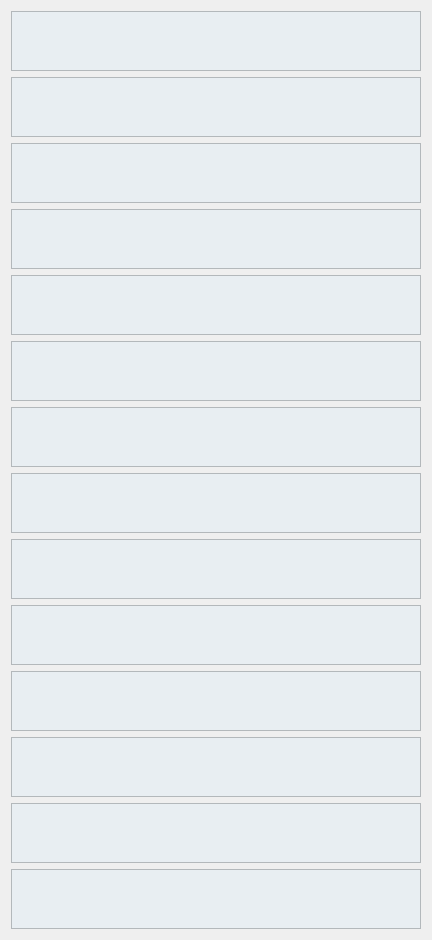
                         <widget class="QWidget" name="scrollAreaWidgetContents_7">
                          <property name="geometry">
                           <rect>
                            <x>0</x>
                            <y>0</y>
                            <width>428</width>
                            <height>936</height>
                           </rect>
                          </property>
                          <layout class="QVBoxLayout" name="verticalLayout_8">
                           <item>
                            <widget class="QGraphicsView" name="OffTraceView_1">
                             <property name="minimumSize">
                              <size>
                               <width>410</width>
                               <height>60</height>
                              </size>
                             </property>
                             <property name="maximumSize">
                              <size>
                               <width>16777215</width>
                               <height>60</height>
                              </size>
                             </property>
                             <property name="font">
                              <font>
                               <family>Arial</family>
                              </font>
                             </property>
                             <property name="styleSheet">
                              <string notr="true">background-color: rgb(232, 238, 242);</string>
                             </property>
                            </widget>
                           </item>
                           <item>
                            <widget class="QGraphicsView" name="OffTraceView_2">
                             <property name="minimumSize">
                              <size>
                               <width>410</width>
                               <height>60</height>
                              </size>
                             </property>
                             <property name="maximumSize">
                              <size>
                               <width>16777215</width>
                               <height>60</height>
                              </size>
                             </property>
                             <property name="font">
                              <font>
                               <family>Arial</family>
                              </font>
                             </property>
                             <property name="styleSheet">
                              <string notr="true">background-color: rgb(232, 238, 242);</string>
                             </property>
                            </widget>
                           </item>
                           <item>
                            <widget class="QGraphicsView" name="OffTraceView_3">
                             <property name="minimumSize">
                              <size>
                               <width>410</width>
                               <height>60</height>
                              </size>
                             </property>
                             <property name="maximumSize">
                              <size>
                               <width>16777215</width>
                               <height>60</height>
                              </size>
                             </property>
                             <property name="font">
                              <font>
                               <family>Arial</family>
                              </font>
                             </property>
                             <property name="styleSheet">
                              <string notr="true">background-color: rgb(232, 238, 242);</string>
                             </property>
                            </widget>
                           </item>
                           <item>
                            <widget class="QGraphicsView" name="OffTraceView_5">
                             <property name="minimumSize">
                              <size>
                               <width>410</width>
                               <height>60</height>
                              </size>
                             </property>
                             <property name="maximumSize">
                              <size>
                               <width>16777215</width>
                               <height>60</height>
                              </size>
                             </property>
                             <property name="font">
                              <font>
                               <family>Arial</family>
                              </font>
                             </property>
                             <property name="styleSheet">
                              <string notr="true">background-color: rgb(232, 238, 242);</string>
                             </property>
                            </widget>
                           </item>
                           <item>
                            <widget class="QGraphicsView" name="OffTraceView_4">
                             <property name="minimumSize">
                              <size>
                               <width>410</width>
                               <height>60</height>
                              </size>
                             </property>
                             <property name="maximumSize">
                              <size>
                               <width>16777215</width>
                               <height>60</height>
                              </size>
                             </property>
                             <property name="font">
                              <font>
                               <family>Arial</family>
                              </font>
                             </property>
                             <property name="styleSheet">
                              <string notr="true">background-color: rgb(232, 238, 242);</string>
                             </property>
                            </widget>
                           </item>
                           <item>
                            <widget class="QGraphicsView" name="OffTraceView_6">
                             <property name="minimumSize">
                              <size>
                               <width>410</width>
                               <height>60</height>
                              </size>
                             </property>
                             <property name="maximumSize">
                              <size>
                               <width>16777215</width>
                               <height>60</height>
                              </size>
                             </property>
                             <property name="font">
                              <font>
                               <family>Arial</family>
                              </font>
                             </property>
                             <property name="styleSheet">
                              <string notr="true">background-color: rgb(232, 238, 242);</string>
                             </property>
                            </widget>
                           </item>
                           <item>
                            <widget class="QGraphicsView" name="OffTraceView_10">
                             <property name="minimumSize">
                              <size>
                               <width>410</width>
                               <height>60</height>
                              </size>
                             </property>
                             <property name="maximumSize">
                              <size>
                               <width>16777215</width>
                               <height>60</height>
                              </size>
                             </property>
                             <property name="font">
                              <font>
                               <family>Arial</family>
                              </font>
                             </property>
                             <property name="styleSheet">
                              <string notr="true">background-color: rgb(232, 238, 242);</string>
                             </property>
                            </widget>
                           </item>
                           <item>
                            <widget class="QGraphicsView" name="OffTraceView_7">
                             <property name="minimumSize">
                              <size>
                               <width>410</width>
                               <height>60</height>
                              </size>
                             </property>
                             <property name="maximumSize">
                              <size>
                               <width>16777215</width>
                               <height>60</height>
                              </size>
                             </property>
                             <property name="font">
                              <font>
                               <family>Arial</family>
                              </font>
                             </property>
                             <property name="styleSheet">
                              <string notr="true">background-color: rgb(232, 238, 242);</string>
                             </property>
                            </widget>
                           </item>
                           <item>
                            <widget class="QGraphicsView" name="OffTraceView_12">
                             <property name="minimumSize">
                              <size>
                               <width>410</width>
                               <height>60</height>
                              </size>
                             </property>
                             <property name="maximumSize">
                              <size>
                               <width>16777215</width>
                               <height>60</height>
                              </size>
                             </property>
                             <property name="font">
                              <font>
                               <family>Arial</family>
                              </font>
                             </property>
                             <property name="styleSheet">
                              <string notr="true">background-color: rgb(232, 238, 242);</string>
                             </property>
                            </widget>
                           </item>
                           <item>
                            <widget class="QGraphicsView" name="OffTraceView_8">
                             <property name="minimumSize">
                              <size>
                               <width>410</width>
                               <height>60</height>
                              </size>
                             </property>
                             <property name="maximumSize">
                              <size>
                               <width>16777215</width>
                               <height>60</height>
                              </size>
                             </property>
                             <property name="font">
                              <font>
                               <family>Arial</family>
                              </font>
                             </property>
                             <property name="styleSheet">
                              <string notr="true">background-color: rgb(232, 238, 242);</string>
                             </property>
                            </widget>
                           </item>
                           <item>
                            <widget class="QGraphicsView" name="OffTraceView_9">
                             <property name="minimumSize">
                              <size>
                               <width>410</width>
                               <height>60</height>
                              </size>
                             </property>
                             <property name="maximumSize">
                              <size>
                               <width>16777215</width>
                               <height>60</height>
                              </size>
                             </property>
                             <property name="font">
                              <font>
                               <family>Arial</family>
                              </font>
                             </property>
                             <property name="styleSheet">
                              <string notr="true">background-color: rgb(232, 238, 242);</string>
                             </property>
                            </widget>
                           </item>
                           <item>
                            <widget class="QGraphicsView" name="OffTraceView_11">
                             <property name="minimumSize">
                              <size>
                               <width>410</width>
                               <height>60</height>
                              </size>
                             </property>
                             <property name="maximumSize">
                              <size>
                               <width>16777215</width>
                               <height>60</height>
                              </size>
                             </property>
                             <property name="font">
                              <font>
                               <family>Arial</family>
                              </font>
                             </property>
                             <property name="styleSheet">
                              <string notr="true">background-color: rgb(232, 238, 242);</string>
                             </property>
                            </widget>
                           </item>
                           <item>
                            <widget class="QGraphicsView" name="OffTraceView_13">
                             <property name="minimumSize">
                              <size>
                               <width>410</width>
                               <height>60</height>
                              </size>
                             </property>
                             <property name="maximumSize">
                              <size>
                               <width>16777215</width>
                               <height>60</height>
                              </size>
                             </property>
                             <property name="font">
                              <font>
                               <family>Arial</family>
                              </font>
                             </property>
                             <property name="styleSheet">
                              <string notr="true">background-color: rgb(232, 238, 242);</string>
                             </property>
                            </widget>
                           </item>
                           <item>
                            <widget class="QGraphicsView" name="OffTraceView_14">
                             <property name="minimumSize">
                              <size>
                               <width>410</width>
                               <height>60</height>
                              </size>
                             </property>
                             <property name="maximumSize">
                              <size>
                               <width>16777215</width>
                               <height>60</height>
                              </size>
                             </property>
                             <property name="font">
                              <font>
                               <family>Arial</family>
                              </font>
                             </property>
                             <property name="styleSheet">
                              <string notr="true">background-color: rgb(232, 238, 242);</string>
                             </property>
                            </widget>
                           </item>
                          </layout>
                         </widget>
